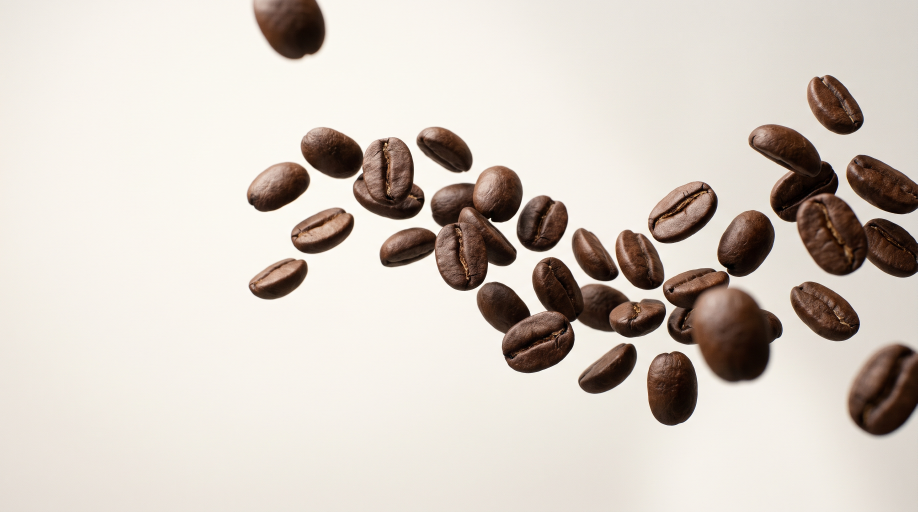
#> input picture media-src/keyframes/kf1-granos.jpg, 2752 x 1536 px (shown at 1/3 size)
$ python metrics.py ../../../media-src/keyframes/kf1-granos.jpg
#> lines starting #> are read from the running program, lines starting #| are printed output that depends on the picture
"""Métricas de nitidez y resolución efectiva (auditoría KAZE)."""
import sys
import numpy as np
from PIL import Image


def load_gray(path):
    img = Image.open(path)
#> img is the input picture: PIL image 2752x1536 RGB; mean R, G, B 212.2, 203.4, 195
    if img.mode not in ("L", "RGB"):
        img = img.convert("RGB")
    if img.mode == "RGB":
        a = np.asarray(img, dtype=np.float64) / 255.0
        # Luma BT.709
        return 0.2126 * a[..., 0] + 0.7152 * a[..., 1] + 0.0722 * a[..., 2]
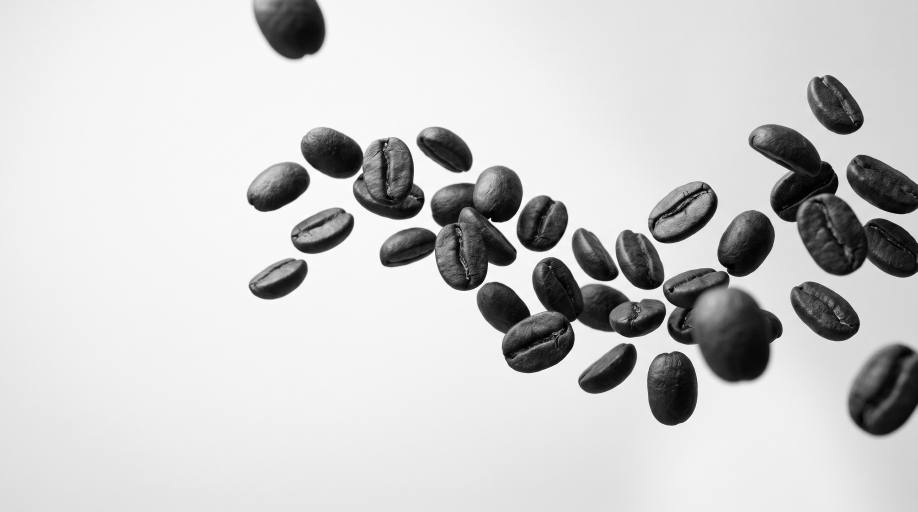
#> returned value: shape (1536, 2752) float64 (shown at 1/3 size); min 0, max 1, mean 0.802
    return np.asarray(img, dtype=np.float64) / 255.0


def lap_var(g):
    lap = (
        -4 * g[1:-1, 1:-1]
        + g[:-2, 1:-1]
        + g[2:, 1:-1]
        + g[1:-1, :-2]
        + g[1:-1, 2:]
    )
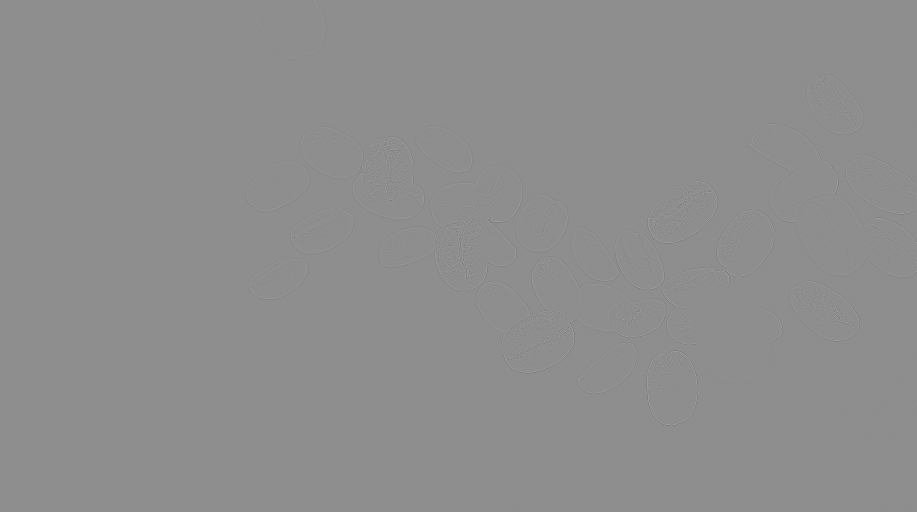
#> lap: shape (1534, 2750) float64 (shown at 1/3 size); min -1.63, max 1.29, mean -2.27e-06; drawn with min black and max white
    return float(lap.var() * 1e4)


def hf_fraction(g, cutoff=0.5):
    """Energía espectral por encima de `cutoff` × Nyquist (sin DC)."""
#> called with cutoff = 0.5
    h, w = g.shape
#> h = 1536; w = 2752
    win = np.outer(np.hanning(h), np.hanning(w))
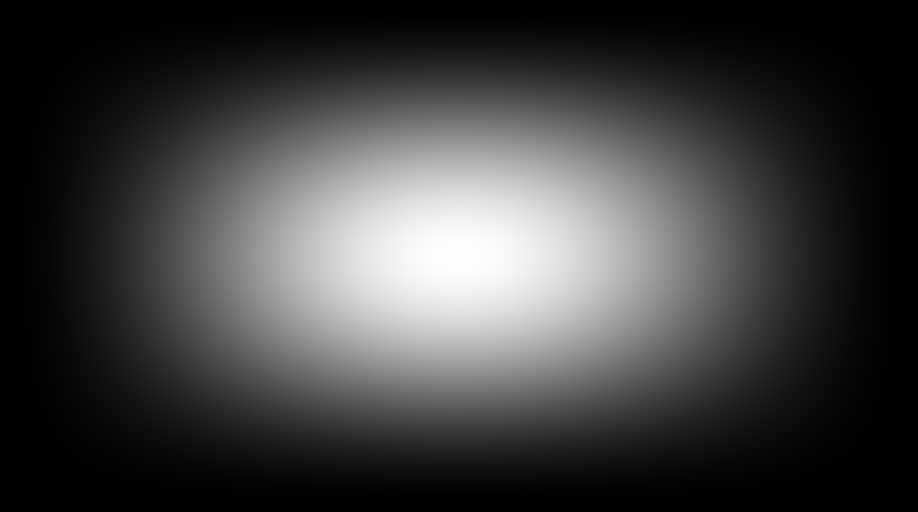
#> win: shape (1536, 2752) float64 (shown at 1/3 size); min 0, max 1, mean 0.25
    f = np.fft.fftshift(np.fft.fft2((g - g.mean()) * win))
    p = np.abs(f) ** 2
    fy = np.fft.fftshift(np.fft.fftfreq(h))
#> fy = 1536 values from -0.5 to 0.499
    fx = np.fft.fftshift(np.fft.fftfreq(w))
#> fx = 2752 values from -0.5 to 0.5
    r = np.sqrt(fy[:, None] ** 2 + fx[None, :] ** 2) / 0.5  # 1.0 = Nyquist
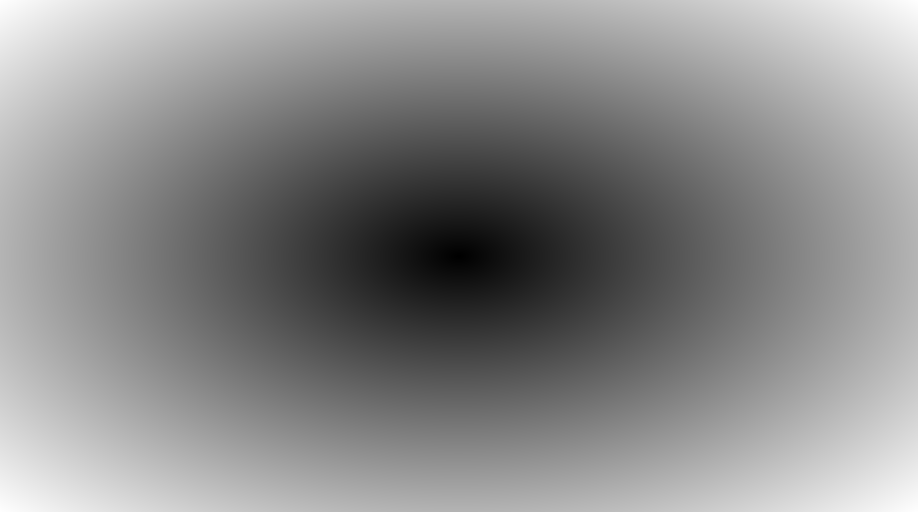
#> r: shape (1536, 2752) float64 (shown at 1/3 size); min 0, max 1.41, mean 0.765; drawn with min black and max white
    total = p[r > 0.01].sum()
#> total = 1.45e+11
    return float(p[r > cutoff].sum() / total)


def psnr(a, b):
    mse = np.mean((a - b) ** 2)
    return 99.0 if mse == 0 else float(10 * np.log10(1.0 / mse))


def effective_width(g, threshold=42.0):
    """Ancho mínimo al que el cuadro sobrevive reducción + ampliación con PSNR ≥ umbral."""
#> called with threshold = 42
    h, w = g.shape
#> h = 1536; w = 2752
    img = Image.fromarray(np.clip(g * 255, 0, 255).astype(np.uint8))
#> img: PIL image 2752x1536 L
    best = w
#> best = 2752
    for s in [0.95, 0.9, 0.85, 0.8, 0.75, 0.7, 0.65, 0.6, 0.55, 0.5, 0.45, 0.4]:
        dw, dh = max(8, int(round(w * s))), max(8, int(round(h * s)))
        back = img.resize((dw, dh), Image.LANCZOS).resize((w, h), Image.LANCZOS)
        val = psnr(np.asarray(img, dtype=np.float64) / 255, np.asarray(back, dtype=np.float64) / 255)
        if val >= threshold:
            best = dw
        else:
            break
#> this loop made 4 passes
#> (dw, dh, mse in psnr, val, best) on passes 1 to 3: (2614, 1459, 2.76e-05, 45.58, 2614), (2477, 1382, 3.91e-05, 44.07, 2477), (2339, 1306, 5.31e-05, 42.75, 2339)
#> (dw, dh, mse in psnr, val) on pass 4: (2202, 1229, 6.89e-05, 41.62)
    return best


def report(path, crop=None):
    g = load_gray(path)
    if crop:
        x, y, cw, ch = crop
        g = g[y : y + ch, x : x + cw]
    return {
        "lapvar": round(lap_var(g), 2),
        "hf50": round(hf_fraction(g) * 100, 3),
        "effw": effective_width(g),
        "w": g.shape[1],
    }


if __name__ == "__main__":
    for p in sys.argv[1:]:
        print(p.split("/")[-1], report(p))

$ run again, on media-src/keyframes/kf3-corriente.jpg
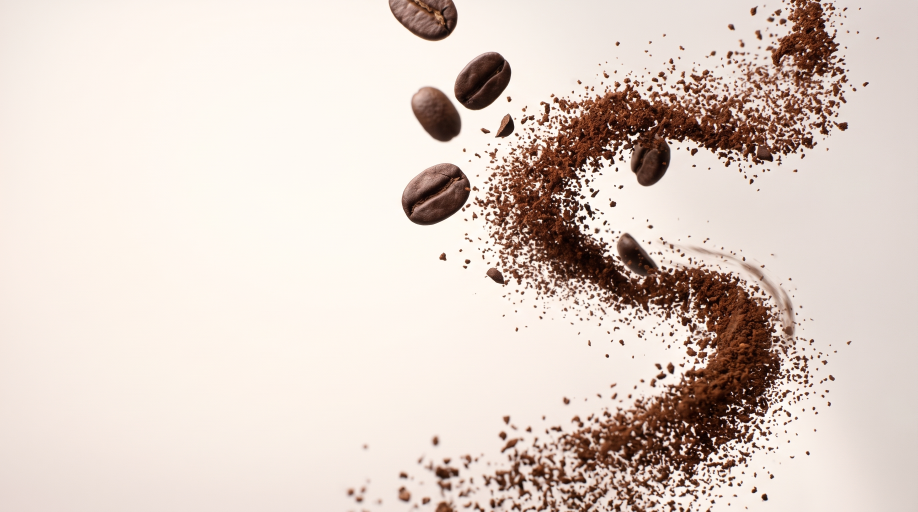
#> input picture media-src/keyframes/kf3-corriente.jpg, 2752 x 1536 px (shown at 1/3 size)
#> in load_gray, img is the input picture: PIL image 2752x1536 RGB; mean R, G, B 221.6, 207.2, 198.8
#> in load_gray, `return 0.2126 * a[..., 0] + 0.7152 * a[..., 1] + 0.0722 * a[..., 2]`:
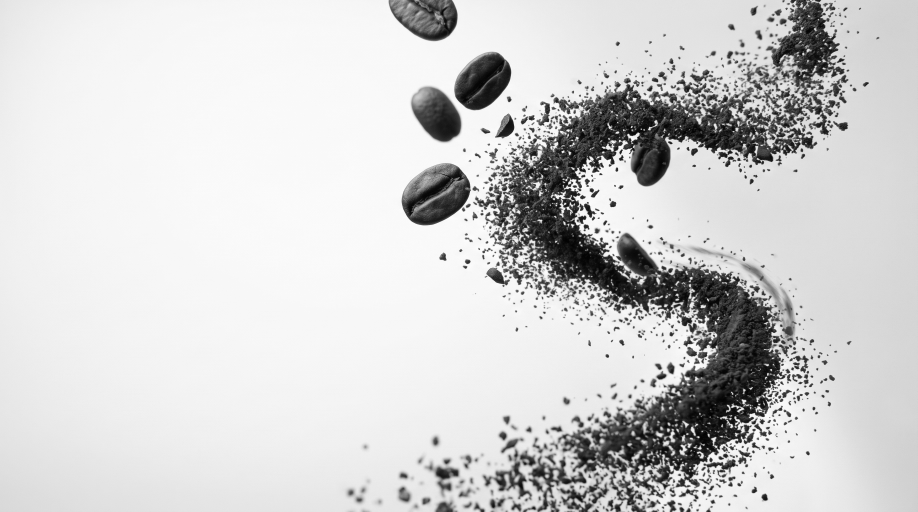
#> returned value: shape (1536, 2752) float64 (shown at 1/3 size); min 0.00417, max 1, mean 0.822
#> in hf_fraction, `h, w = g.shape`: h = 1536; w = 2752
#> fy = 1536 values from -0.5 to 0.499
#> fx = 2752 values from -0.5 to 0.5
#> total = 7.04e+10
#> in effective_width, `h, w = g.shape`: h = 1536; w = 2752
#> img: PIL image 2752x1536 L
#> the loop in effective_width, `for s in [0.95, 0.9, 0.85, 0.8, 0.75, 0.7, 0.65, 0.6, 0.55, 0.5, 0.45,..` made 4 passes
#> (dw, dh, mse in psnr, val, best) on passes 1 to 3: (2614, 1459, 2.6e-05, 45.85, 2614), (2477, 1382, 3.7e-05, 44.31, 2477), (2339, 1306, 5.06e-05, 42.96, 2339)

$ run again, on media-src/keyframes/kf5-ritual.jpg
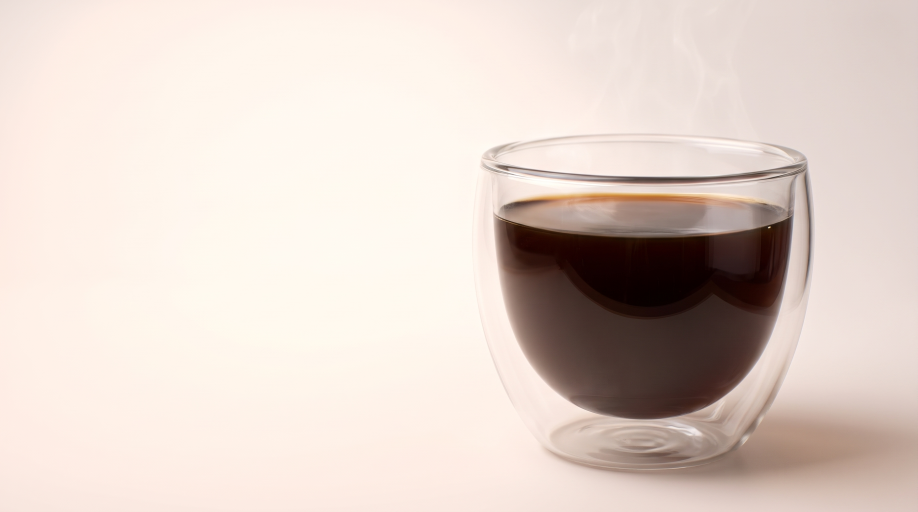
#> input picture media-src/keyframes/kf5-ritual.jpg, 2752 x 1536 px (shown at 1/3 size)
#> in load_gray, img is the input picture: PIL image 2752x1536 RGB; mean R, G, B 223.9, 209.6, 201.5
#> in load_gray, `return 0.2126 * a[..., 0] + 0.7152 * a[..., 1] + 0.0722 * a[..., 2]`:
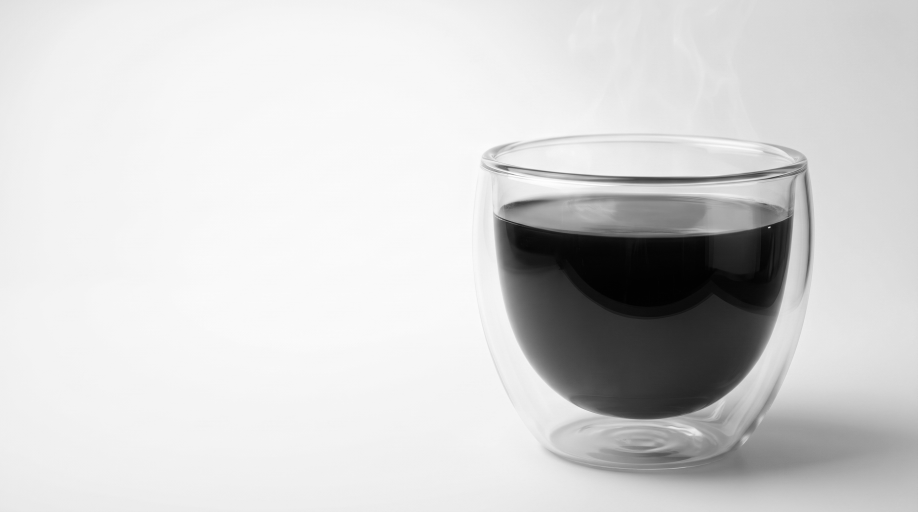
#> returned value: shape (1536, 2752) float64 (shown at 1/3 size); min 0.005, max 1, mean 0.832
#> in hf_fraction, `h, w = g.shape`: h = 1536; w = 2752
#> fy = 1536 values from -0.5 to 0.499
#> fx = 2752 values from -0.5 to 0.5
#> total = 1.02e+10
#> in effective_width, `h, w = g.shape`: h = 1536; w = 2752
#> img: PIL image 2752x1536 L
#> the loop in effective_width, `for s in [0.95, 0.9, 0.85, 0.8, 0.75, 0.7, 0.65, 0.6, 0.55, 0.5, 0.45,..` made 12 passes
#> (dw, dh, mse in psnr, val, best) on passes 1 to 8: (2614, 1459, 3.85e-06, 54.15, 2614), (2477, 1382, 5.02e-06, 53, 2477), (2339, 1306, 6.23e-06, 52.05, 2339), (2202, 1229, 7.47e-06, 51.27, 2202), (2064, 1152, 8.81e-06, 50.55, 2064), (1926, 1075, 1e-05, 49.98, 1926), (1789, 998, 1.14e-05, 49.44, 1789), (1651, 922, 1.29e-05, 48.9, 1651)
